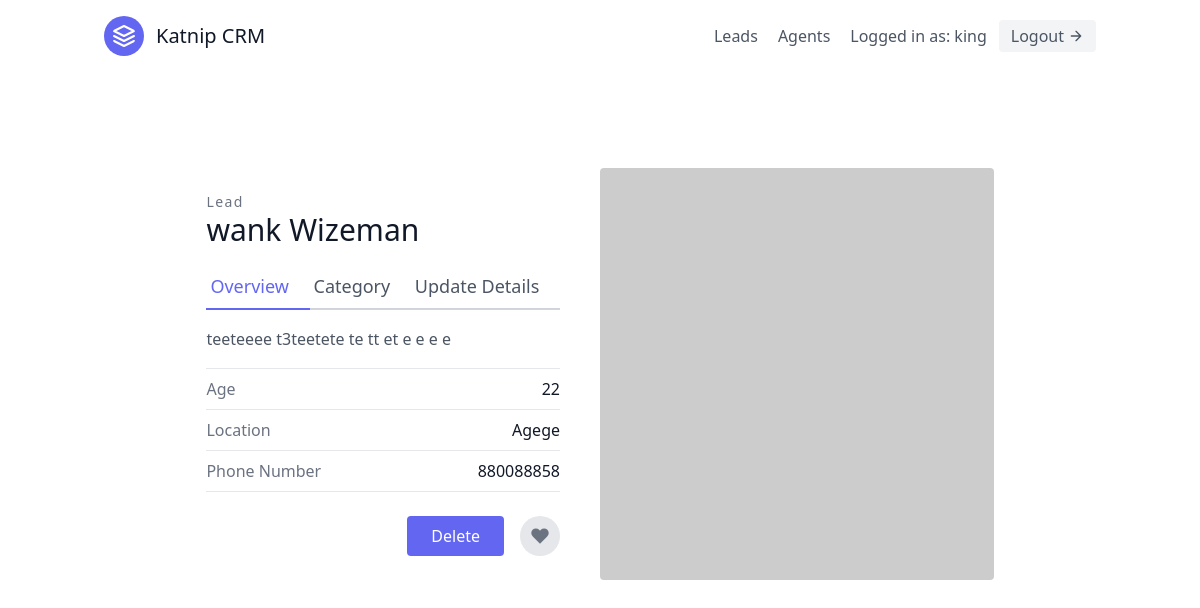
The page /leads/2/ (signed in) on the database as committed earlier.
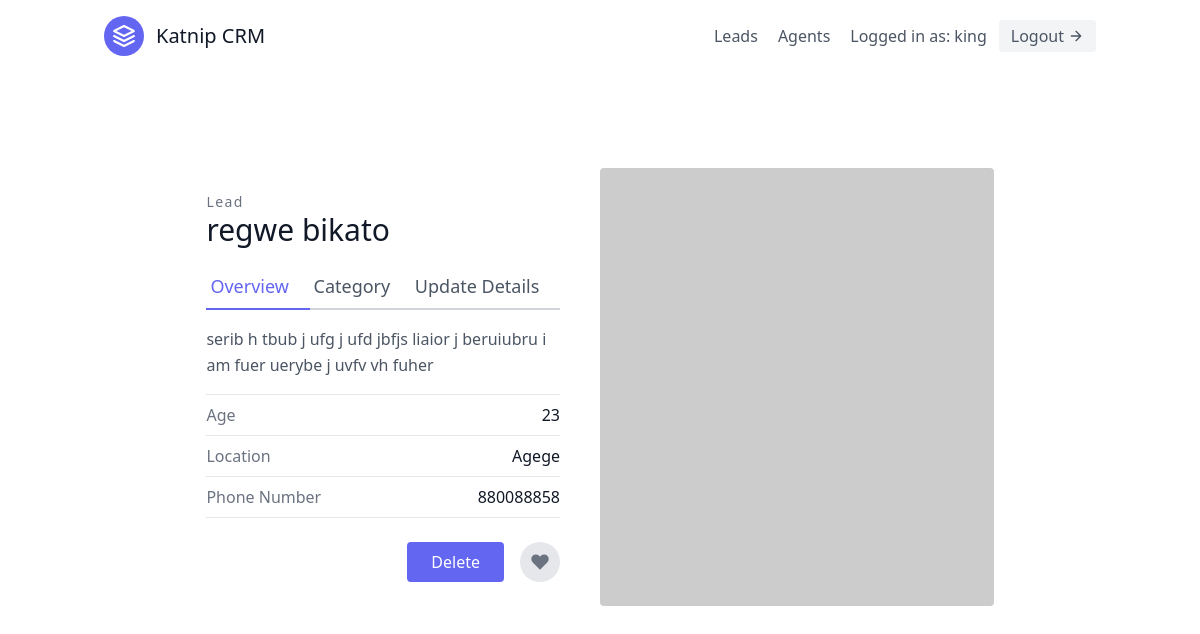
The same page on the database as committed later.
### leads/models.py (models this page shows, shortened)
class User(AbstractUser):
    is_organiser = models.BooleanField(default=True)
    is_agent = models.BooleanField(default=False)

class Lead(models.Model):
    first_name = models.CharField(max_length=20)
    last_name = models.CharField(max_length=20)
    notes = models.TextField()
    age = models.IntegerField(default=0)
    agent = models.ForeignKey(
        "Agent", on_delete=models.SET_NULL, null=True, blank=True
    )
    organisation = models.ForeignKey(
        UserProfile, on_delete=models.CASCADE
    )
    category = models.ForeignKey(
        "Category", related_name="leads",on_delete=models.SET_NULL, null=True, blank=True
    )

### leads/views.py (the view)
# urls.py: path("<int:pk>/", LeadDetailView.as_view(), name="lead-detail"),
class LeadDetailView(LoginRequiredMixin, DetailView):
    template_name = "leads/lead_detail.html"
    context_object_name = "lead"
    def get_queryset(self):
        user = self.request.user
        if user.is_organiser:
            queryset = Lead.objects.filter(
                organisation=user.userprofile,
            )
        else:
            queryset = Lead.objects.filter(
                organisation=user.agent.organisation,
            )
            queryset = queryset.filter(agent__user=user)
        return queryset

### leads/templates/leads/lead_detail.html
{% extends "base.html" %}
{% block content %}
<section class="text-gray-600 body-font overflow-hidden">
  <div class="container px-5 py-24 mx-auto">
    <div class="lg:w-4/5 mx-auto flex flex-wrap">
      <div class="lg:w-1/2 w-full lg:pr-10 lg:py-6 mb-6 lg:mb-0">
        <h2 class="text-sm title-font text-gray-500 tracking-widest">Lead</h2>
        <h1 class="text-gray-900 text-3xl title-font font-medium mb-4">{{ lead.first_name }} {{ lead.last_name }}</h1>
        <div class="flex mb-4">
          <a class="flex-grow text-indigo-500 border-b-2 border-indigo-500 py-2 text-lg px-1"
            href="{% url 'leads:lead-detail' lead.pk %}">
            Overview
          </a>
          <a href="{% url 'leads:lead-category-update' lead.pk %}" class="flex-grow border-b-2 border-gray-300 py-2 text-lg px-1">Category</a>
          <a href="{% url 'leads:lead-update' lead.pk %}"
            class="flex-grow border-b-2 border-gray-300 py-2 text-lg px-1">
            Update Details
          </a>
        </div>
        <p class="leading-relaxed mb-4">{{ lead.notes }}</p>
        <div class="flex border-t border-gray-200 py-2">
          <span class="text-gray-500">Age</span>
          <span class="ml-auto text-gray-900">{{ lead.age }}</span>
        </div>
        <div class="flex border-t border-gray-200 py-2">
          <span class="text-gray-500">Location</span>
          <span class="ml-auto text-gray-900">Agege</span>
        </div>
        <div class="flex border-t border-b mb-6 border-gray-200 py-2">
          <span class="text-gray-500">Phone Number</span>
          <span class="ml-auto text-gray-900">880088858</span>
        </div>
        <div class="flex">
          <a href="{% url 'leads:lead-delete' lead.pk %}" class="flex ml-auto text-white bg-indigo-500 border-0 py-2 px-6 focus:outline-none hover:bg-indigo-600 rounded">Delete</a>
          <button
            class="rounded-full w-10 h-10 bg-gray-200 p-0 border-0 inline-flex items-center justify-center text-gray-500 ml-4">
            <svg fill="currentColor" stroke-linecap="round" stroke-linejoin="round" stroke-width="2" class="w-5 h-5"
              viewBox="0 0 24 24">
              <path
                d="M20.84 4.61a5.5 5.5 0 00-7.78 0L12 5.67l-1.06-1.06a5.5 5.5 0 00-7.78 7.78l1.06 1.06L12 21.23l7.78-7.78 1.06-1.06a5.5 5.5 0 000-7.78z">
              </path>
            </svg>
          </button>
        </div>
      </div>
      <img alt="ecommerce" class="lg:w-1/2 w-full lg:h-auto h-64 object-cover object-center rounded"
        src="https://dummyimage.com/400x400">
    </div>
  </div>
</section>
{% endblock content %}

### templates/base.html (shortened to what this page needs)
{% load static %}
<!DOCTYPE html>
<html lang="en">
<head>
  <link href="{% static 'css/styles.css' %}" rel="stylesheet"/>
  <script src="https://cdn.tailwindcss.com"></script>
</head>
<body>
  <div class="max-w-6xl mx-auto">
    {% include "navbar.html" %}
    {% block content %}
    {% endblock content %}
  </div>
</body>
</html>

### templates/navbar.html (shortened to what this page needs)
<header class="text-gray-600 body-font">
  <div class="container mx-auto flex flex-wrap p-4 flex-col md:flex-row items-center">
    <a href="{% url 'landing_page' %}" class="flex title-font font-medium items-center text-gray-900 mb-4 md:mb-0">
      <svg xmlns="http://www.w3.org/2000/svg" fill="none" stroke="currentColor" stroke-linecap="round"
        stroke-linejoin="round" stroke-width="2" class="w-10 h-10 text-white p-2 bg-indigo-500 rounded-full"
        viewBox="0 0 24 24">
        <path d="M12 2L2 7l10 5 10-5-10-5zM2 17l10 5 10-5M2 12l10 5 10-5"></path>
      </svg>
      <span class="ml-3 text-xl">Katnip CRM</span>
    </a>
    <nav class="md:ml-auto flex flex-wrap items-center text-base justify-center">
      {% if not request.user.is_authenticated %}
        <a href="{% url 'signup' %}" class="mr-5 hover:text-gray-900">Sign Up</a>
      {% else %}
      <a href="{% url 'leads:lead-list' %}" class="mr-5 hover:text-gray-900">Leads</a>
        {% if request.user.is_organiser %}
        <a href="{% url 'agents:agent-list' %}" class="mr-5 hover:text-gray-900">Agents</a>
        {% endif %}
      {% endif %}
    </nav>
    {% if request.user.is_authenticated %}
      Logged in as:  {{ request.user.username }}
      <a href="{% url 'logout' %}"
        class="ml-3 inline-flex items-center bg-gray-100 border-0 py-1 px-3 focus:outline-none hover:bg-gray-200 rounded text-base mt-4 md:mt-0">Logout
        <svg fill="none" stroke="currentColor" stroke-linecap="round" stroke-linejoin="round" stroke-width="2"
          class="w-4 h-4 ml-1" viewBox="0 0 24 24">
          <path d="M5 12h14M12 5l7 7-7 7"></path>
        </svg>
      </a>
    {% endif %}
  </div>
</header>

### templates/scripts.html (shortened to what this page needs)
{% load static %}

Rows that differ between the two databases and show on the page:
changed Lead: first_name "wank" → "regwe"; last_name "Wizeman" → "bikato"; notes "teeteeee t3teetete te tt et e e e e" → "serib h tbub j ufg j ufd jbfjs liaior j beruiubru i am fuer uerybe j uvfv vh fuher"; age "22" → "23"
